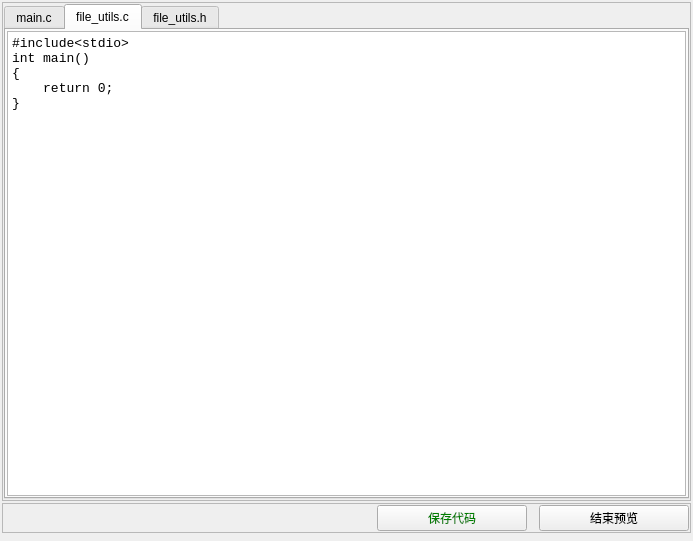
<?xml version="1.0" encoding="UTF-8"?>
<ui version="4.0">
 <class>Form</class>
 <widget class="QWidget" name="Form">
  <property name="geometry">
   <rect>
    <x>0</x>
    <y>0</y>
    <width>693</width>
    <height>541</height>
   </rect>
  </property>
  <property name="windowTitle">
   <string>Form</string>
  </property>
  <property name="styleSheet">
   <string notr="true">#save_pushButton{
	color: green
}</string>
  </property>
  <layout class="QVBoxLayout" name="verticalLayout">
   <property name="spacing">
    <number>2</number>
   </property>
   <property name="leftMargin">
    <number>2</number>
   </property>
   <property name="topMargin">
    <number>2</number>
   </property>
   <property name="rightMargin">
    <number>2</number>
   </property>
   <property name="bottomMargin">
    <number>8</number>
   </property>
   <item>
    <widget class="QFrame" name="frame">
     <property name="frameShape">
      <enum>QFrame::StyledPanel</enum>
     </property>
     <property name="frameShadow">
      <enum>QFrame::Raised</enum>
     </property>
     <layout class="QVBoxLayout" name="verticalLayout_2">
      <property name="leftMargin">
       <number>1</number>
      </property>
      <property name="topMargin">
       <number>1</number>
      </property>
      <property name="rightMargin">
       <number>1</number>
      </property>
      <property name="bottomMargin">
       <number>1</number>
      </property>
      <item>
       <widget class="QTabWidget" name="tabWidget">
        <property name="currentIndex">
         <number>1</number>
        </property>
        <widget class="QWidget" name="tab">
         <attribute name="title">
          <string>main.c</string>
         </attribute>
         <layout class="QVBoxLayout" name="verticalLayout_3">
          <property name="leftMargin">
           <number>1</number>
          </property>
          <property name="topMargin">
           <number>1</number>
          </property>
          <property name="rightMargin">
           <number>1</number>
          </property>
          <property name="bottomMargin">
           <number>1</number>
          </property>
          <item>
           <widget class="QTextBrowser" name="textBrowser">
            <property name="font">
             <font>
              <family>Consolas</family>
              <pointsize>10</pointsize>
             </font>
            </property>
            <property name="html">
             <string>&lt;!DOCTYPE HTML PUBLIC &quot;-//W3C//DTD HTML 4.0//EN&quot; &quot;http://www.w3.org/TR/REC-html40/strict.dtd&quot;&gt;
&lt;html&gt;&lt;head&gt;&lt;meta name=&quot;qrichtext&quot; content=&quot;1&quot; /&gt;&lt;meta charset=&quot;utf-8&quot; /&gt;&lt;style type=&quot;text/css&quot;&gt;
p, li { white-space: pre-wrap; }
hr { height: 1px; border-width: 0; }
li.unchecked::marker { content: &quot;\2610&quot;; }
li.checked::marker { content: &quot;\2612&quot;; }
&lt;/style&gt;&lt;/head&gt;&lt;body style=&quot; font-family:'Consolas'; font-size:10pt; font-weight:400; font-style:normal;&quot;&gt;
&lt;p style=&quot; margin-top:0px; margin-bottom:0px; margin-left:0px; margin-right:0px; -qt-block-indent:0; text-indent:0px;&quot;&gt;#include&amp;lt;stdio&amp;gt;&lt;/p&gt;
&lt;p style=&quot; margin-top:0px; margin-bottom:0px; margin-left:0px; margin-right:0px; -qt-block-indent:0; text-indent:0px;&quot;&gt;int main()&lt;/p&gt;
&lt;p style=&quot; margin-top:0px; margin-bottom:0px; margin-left:0px; margin-right:0px; -qt-block-indent:0; text-indent:0px;&quot;&gt;{&lt;/p&gt;
&lt;p style=&quot; margin-top:0px; margin-bottom:0px; margin-left:0px; margin-right:0px; -qt-block-indent:0; text-indent:0px;&quot;&gt;    return 0;&lt;/p&gt;
&lt;p style=&quot; margin-top:0px; margin-bottom:0px; margin-left:0px; margin-right:0px; -qt-block-indent:0; text-indent:0px;&quot;&gt;}&lt;/p&gt;&lt;/body&gt;&lt;/html&gt;</string>
            </property>
           </widget>
          </item>
         </layout>
        </widget>
        <widget class="QWidget" name="tab_2">
         <attribute name="title">
          <string>file_utils.c</string>
         </attribute>
         <layout class="QVBoxLayout" name="verticalLayout_4">
          <property name="leftMargin">
           <number>1</number>
          </property>
          <property name="topMargin">
           <number>1</number>
          </property>
          <property name="rightMargin">
           <number>1</number>
          </property>
          <property name="bottomMargin">
           <number>1</number>
          </property>
          <item>
           <widget class="QTextBrowser" name="textBrowser_2">
            <property name="font">
             <font>
              <family>Consolas</family>
              <pointsize>10</pointsize>
             </font>
            </property>
            <property name="html">
             <string>&lt;!DOCTYPE HTML PUBLIC &quot;-//W3C//DTD HTML 4.0//EN&quot; &quot;http://www.w3.org/TR/REC-html40/strict.dtd&quot;&gt;
&lt;html&gt;&lt;head&gt;&lt;meta name=&quot;qrichtext&quot; content=&quot;1&quot; /&gt;&lt;meta charset=&quot;utf-8&quot; /&gt;&lt;style type=&quot;text/css&quot;&gt;
p, li { white-space: pre-wrap; }
hr { height: 1px; border-width: 0; }
li.unchecked::marker { content: &quot;\2610&quot;; }
li.checked::marker { content: &quot;\2612&quot;; }
&lt;/style&gt;&lt;/head&gt;&lt;body style=&quot; font-family:'Consolas'; font-size:10pt; font-weight:400; font-style:normal;&quot;&gt;
&lt;p style=&quot; margin-top:0px; margin-bottom:0px; margin-left:0px; margin-right:0px; -qt-block-indent:0; text-indent:0px;&quot;&gt;#include&amp;lt;stdio&amp;gt;&lt;/p&gt;
&lt;p style=&quot; margin-top:0px; margin-bottom:0px; margin-left:0px; margin-right:0px; -qt-block-indent:0; text-indent:0px;&quot;&gt;int main()&lt;/p&gt;
&lt;p style=&quot; margin-top:0px; margin-bottom:0px; margin-left:0px; margin-right:0px; -qt-block-indent:0; text-indent:0px;&quot;&gt;{&lt;/p&gt;
&lt;p style=&quot; margin-top:0px; margin-bottom:0px; margin-left:0px; margin-right:0px; -qt-block-indent:0; text-indent:0px;&quot;&gt;    return 0;&lt;/p&gt;
&lt;p style=&quot; margin-top:0px; margin-bottom:0px; margin-left:0px; margin-right:0px; -qt-block-indent:0; text-indent:0px;&quot;&gt;}&lt;/p&gt;&lt;/body&gt;&lt;/html&gt;</string>
            </property>
           </widget>
          </item>
         </layout>
        </widget>
        <widget class="QWidget" name="tab_3">
         <attribute name="title">
          <string>file_utils.h</string>
         </attribute>
         <layout class="QVBoxLayout" name="verticalLayout_5">
          <property name="leftMargin">
           <number>1</number>
          </property>
          <property name="topMargin">
           <number>1</number>
          </property>
          <property name="rightMargin">
           <number>1</number>
          </property>
          <property name="bottomMargin">
           <number>1</number>
          </property>
          <item>
           <widget class="QTextBrowser" name="textBrowser_3">
            <property name="font">
             <font>
              <family>Consolas</family>
              <pointsize>10</pointsize>
             </font>
            </property>
            <property name="html">
             <string>&lt;!DOCTYPE HTML PUBLIC &quot;-//W3C//DTD HTML 4.0//EN&quot; &quot;http://www.w3.org/TR/REC-html40/strict.dtd&quot;&gt;
&lt;html&gt;&lt;head&gt;&lt;meta name=&quot;qrichtext&quot; content=&quot;1&quot; /&gt;&lt;meta charset=&quot;utf-8&quot; /&gt;&lt;style type=&quot;text/css&quot;&gt;
p, li { white-space: pre-wrap; }
hr { height: 1px; border-width: 0; }
li.unchecked::marker { content: &quot;\2610&quot;; }
li.checked::marker { content: &quot;\2612&quot;; }
&lt;/style&gt;&lt;/head&gt;&lt;body style=&quot; font-family:'Consolas'; font-size:10pt; font-weight:400; font-style:normal;&quot;&gt;
&lt;p style=&quot; margin-top:0px; margin-bottom:0px; margin-left:0px; margin-right:0px; -qt-block-indent:0; text-indent:0px;&quot;&gt;#include&amp;lt;stdio&amp;gt;&lt;/p&gt;
&lt;p style=&quot; margin-top:0px; margin-bottom:0px; margin-left:0px; margin-right:0px; -qt-block-indent:0; text-indent:0px;&quot;&gt;int main()&lt;/p&gt;
&lt;p style=&quot; margin-top:0px; margin-bottom:0px; margin-left:0px; margin-right:0px; -qt-block-indent:0; text-indent:0px;&quot;&gt;{&lt;/p&gt;
&lt;p style=&quot; margin-top:0px; margin-bottom:0px; margin-left:0px; margin-right:0px; -qt-block-indent:0; text-indent:0px;&quot;&gt;    return 0;&lt;/p&gt;
&lt;p style=&quot; margin-top:0px; margin-bottom:0px; margin-left:0px; margin-right:0px; -qt-block-indent:0; text-indent:0px;&quot;&gt;}&lt;/p&gt;&lt;/body&gt;&lt;/html&gt;</string>
            </property>
           </widget>
          </item>
         </layout>
        </widget>
       </widget>
      </item>
     </layout>
    </widget>
   </item>
   <item>
    <widget class="QFrame" name="frame_2">
     <property name="frameShape">
      <enum>QFrame::StyledPanel</enum>
     </property>
     <property name="frameShadow">
      <enum>QFrame::Raised</enum>
     </property>
     <layout class="QHBoxLayout" name="horizontalLayout">
      <property name="spacing">
       <number>12</number>
      </property>
      <property name="leftMargin">
       <number>1</number>
      </property>
      <property name="topMargin">
       <number>1</number>
      </property>
      <property name="rightMargin">
       <number>1</number>
      </property>
      <property name="bottomMargin">
       <number>1</number>
      </property>
      <item>
       <widget class="QLabel" name="label">
        <property name="text">
         <string/>
        </property>
       </widget>
      </item>
      <item>
       <widget class="QPushButton" name="save_pushButton">
        <property name="maximumSize">
         <size>
          <width>150</width>
          <height>16777215</height>
         </size>
        </property>
        <property name="font">
         <font>
          <pointsize>9</pointsize>
         </font>
        </property>
        <property name="text">
         <string>保存代码</string>
        </property>
       </widget>
      </item>
      <item>
       <widget class="QPushButton" name="pushButton_2">
        <property name="maximumSize">
         <size>
          <width>150</width>
          <height>16777215</height>
         </size>
        </property>
        <property name="font">
         <font>
          <pointsize>9</pointsize>
         </font>
        </property>
        <property name="text">
         <string>结束预览</string>
        </property>
       </widget>
      </item>
     </layout>
    </widget>
   </item>
  </layout>
 </widget>
 <resources/>
 <connections/>
</ui>
